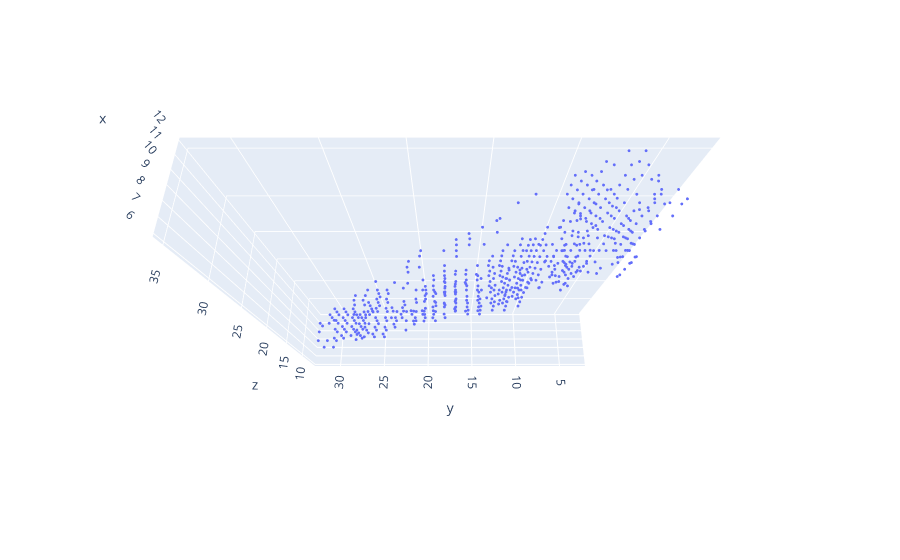

Notebook code cell kept with this figure:
### Code cell
cld.draw(list(SPAM_vols.values())[-1], th_min=0.3)

### Figure 1 — Plotly figure (JSON) as saved in the notebook; plotly's stock layout.template omitted (floating-point values rounded to 4 significant figures; data arrays with more than 128 entries replaced by an {"elided": "..."} marker saying what was removed)
{"data": [{"marker": {"opacity": 1, "size": 1}, "mode": "markers", "type": "scatter3d", "x": {"elided": "613 int values"}, "y": {"elided": "613 int values"}, "z": {"elided": "613 int values"}}], "layout": {"legend": {"itemsizing": "constant"}, "scene": {"aspectmode": "data", "camera": {"eye": {"x": -0.8, "y": 0, "z": 2}}}, "title": {"text": ""}}}
